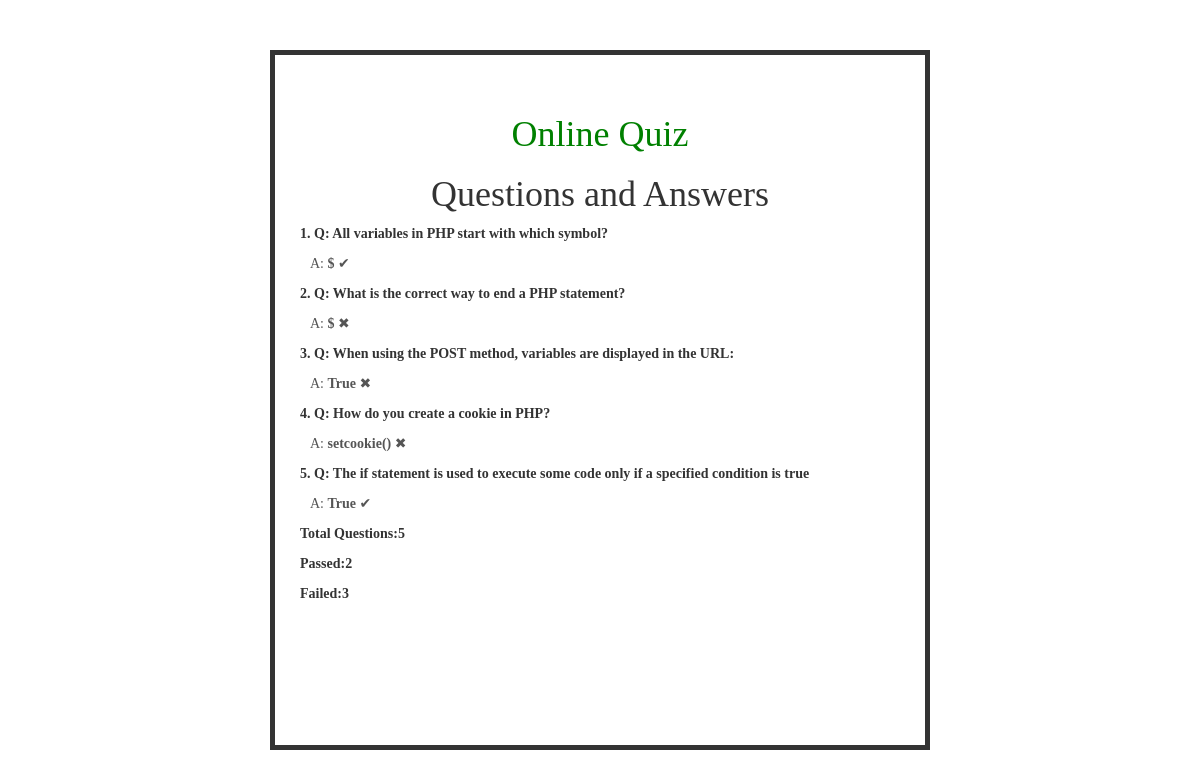
The page /view.php?sess=da034d2ba6f19257 on the database its author committed.
### tables this page shows
CREATE TABLE `questions` (
  `q_id` int(11) NOT NULL,
  `questions` varchar(500) DEFAULT NULL,
  `options` varchar(200) DEFAULT NULL,
  `answer` varchar(100) DEFAULT NULL
);

### view.php (the view, shortened to what this page needs)
<?php
require_once('config.php');
?>
<!DOCTYPE html>
<html lang="en">
    <head>
        <link rel="stylesheet" href="./styles.css" />
        <link rel="stylesheet" href="https://maxcdn.bootstrapcdn.com/bootstrap/3.4.1/css/bootstrap.min.css">
    </head>
    <body>
        <div class="containerNew">
            <main class="quiz">
                <div id="quiz-start">
                    <div class="landing" id="start-screen">
                        <h1 id="top">
                        Online Quiz
                        </h1>
                            <form id="step1" name="step1" method="POST" action="#" >
                              <?php  $query = "SELECT q.q_id,a.user,q.questions,a.answer,a.is_correct FROM quiz_answers a LEFT join questions q on a.question=q.q_id  where a.user_id='".$_GET['sess']."' GROUP by a.question;";
                                $result = mysqli_query($conn,$query);
                                $nex='<h1>Questions and Answers</h1>';
                                while($row = mysqli_fetch_assoc($result)) {
                                    if ($row['is_correct']=='yes') {
                                        $mark='<span>&#10004;</span>';
                                    }else if($row['is_correct']=='no'){
                                        $mark='<span>&#10006;</span>';
                                    }
                                    $nex.='<div class=>
                                        <p class="question">'.$row['q_id'].'. Q: '.$row['questions'].'</p>
                                        <p class="answer">A: <b>'.$row['answer'].'</b> '.$mark.'</p>
                                    </div>';
                                }
                                $cquery="SELECT COUNT(question) as ques,(SELECT COUNT(is_correct) FROM `quiz_answers` WHERE is_correct='yes' and user_id='".$_GET['sess']."' ) as yes ,(SELECT COUNT(is_correct) FROM `quiz_answers` WHERE is_correct='no' and user_id='".$_GET['sess']."' ) as no FROM `quiz_answers` WHERE user_id='".$_GET['sess']."';";
                                $result = mysqli_query($conn,$cquery);
                                $count = mysqli_fetch_assoc($result);
                               $nex.= '<p class="question">Total Questions:'.$count['ques'].' </p>';
                               $nex.= '<p class="question">Passed:'.$count['yes'].' </p>';
                               $nex.= '<p class="question">Failed:'.$count['no'].' </p>';
                                echo $nex;
                                ?>
                            </form>
                    </div>
                </div>
            </main>
        </div>
   </body>

### styles.css (style rules this page uses)
* { font-family: Georgia, Times, "Times New Roman", serif; }
.quiz, .scores { margin: 50px auto 0 auto; max-width: 600px; }
#top { color: green; }
.containerNew { border: 5px solid; position: absolute; top: 50%; left: 50%; height:700px; width: 55%; transform: translate(-50%, -50%); padding: 10px; }
p { margin: 15px 15px; }
.landing { text-align: center; }

### view.php (style rules this page uses)
.question { font-weight: bold; color: #333; text-align: left; }
.answer { color: #555; margin-left: 10px; text-align: left; }

### rows shown on the page
questions: q_id "1", questions "All variables in PHP start with which symbol?", answer "$"
questions: q_id "2", questions "What is the correct way to end a PHP statement?", answer "$"
questions: q_id "3", questions "When using the POST method, variables are displayed in the URL:", answer "True"
questions: q_id "4", questions "How do you create a cookie in PHP?", answer "setcookie()"
questions: q_id "5", questions "The if statement is used to execute some code only if a specified condition is true", answer "True"

### other values the page prints
$count['ques'] "5"
$count['yes'] "2"
$count['no'] "3"
